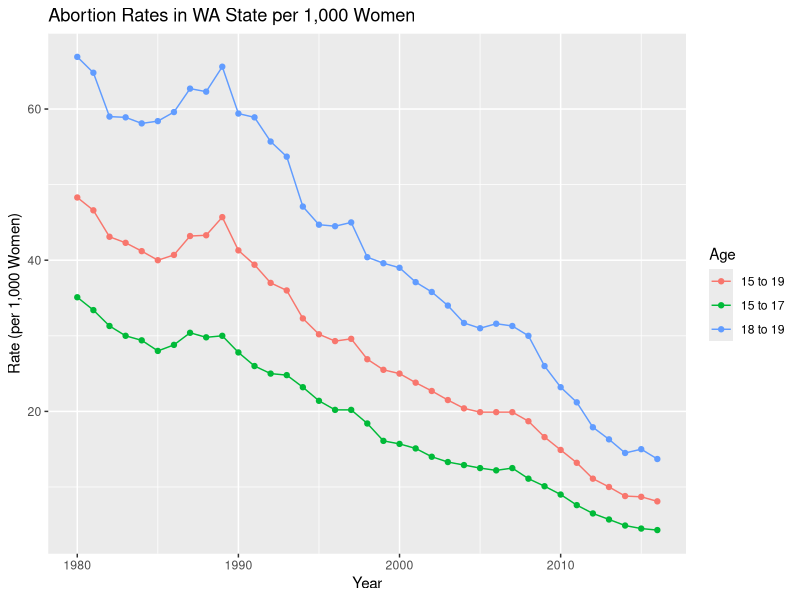

Generate this figure with R:
library(dplyr)
library(ggplot2)
library(reshape2)

data <- read.csv("../data/WashingtonAbortionYearly.csv", stringsAsFactors = F)
data <- na.omit(data)
colnames(data) <- c("Year", "15 to 19", "15 to 17", "18 to 19")
data <- melt(data, id = "Year")
colnames(data) <- c("Year", "Age", "value")

## These are rates per 1,000 women in their age group
ggplot(data, aes(x=Year, y=value, group=Age)) + 
  geom_point(aes(color=Age)) + 
  geom_line(aes(color=Age)) + 
  labs(title = "Abortion Rates in WA State per 1,000 Women", y="Rate (per 1,000 Women)", fill = "Abortion Rate")
